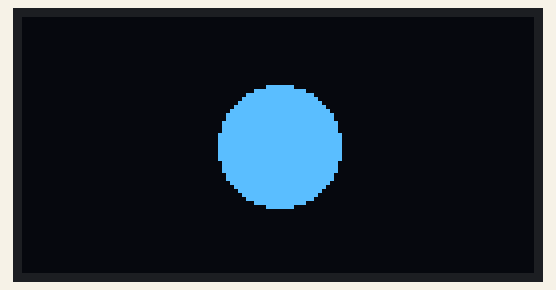
Simulated run of this sketch. Board: ESP32. Parts: 128×64 one-colour display.

Above: at 0.77 s.

The sketch:

oled104.ino
```cpp
#include <Wire.h>
#include <Adafruit_GFX.h>
#include <Adafruit_SSD1306.h>

#define oled_sda 21
#define oled_scl 22

#define screen_width 128
#define screen_height 64

#define oled_address 0x3c
#define oled_reset -1

Adafruit_SSD1306 display (
  screen_width,
  screen_height,
  &Wire,
  oled_reset
);

unsigned long previous_time = 0;
const unsigned long interval = 500;
bool circle_state = 0;

void setup() {
  // put your setup code here, to run once:
  Serial.begin(115200);
  Wire.begin(oled_sda, oled_scl);

  if (!display.begin(SSD1306_SWITCHCAPVCC, oled_address)) {
    Serial.println("OLED initialization failed!");
    while (true) delay(100);
  }

  display.clearDisplay();


  display.display();

}

void loop() {
  // put your main code here, to run repeatedly:
  unsigned long current_time = millis();
  if (current_time - previous_time >= interval) {
    previous_time = current_time;
    circle_state = !circle_state;

    display.clearDisplay();
    if (circle_state) {
      display.fillCircle(64, 32, 15, SSD1306_WHITE);
    }
    display.display();
  }
}
```

Measured:
- what the display in image 0 shows lasts 0.5 s, from 0.5 s to 1.0 s
